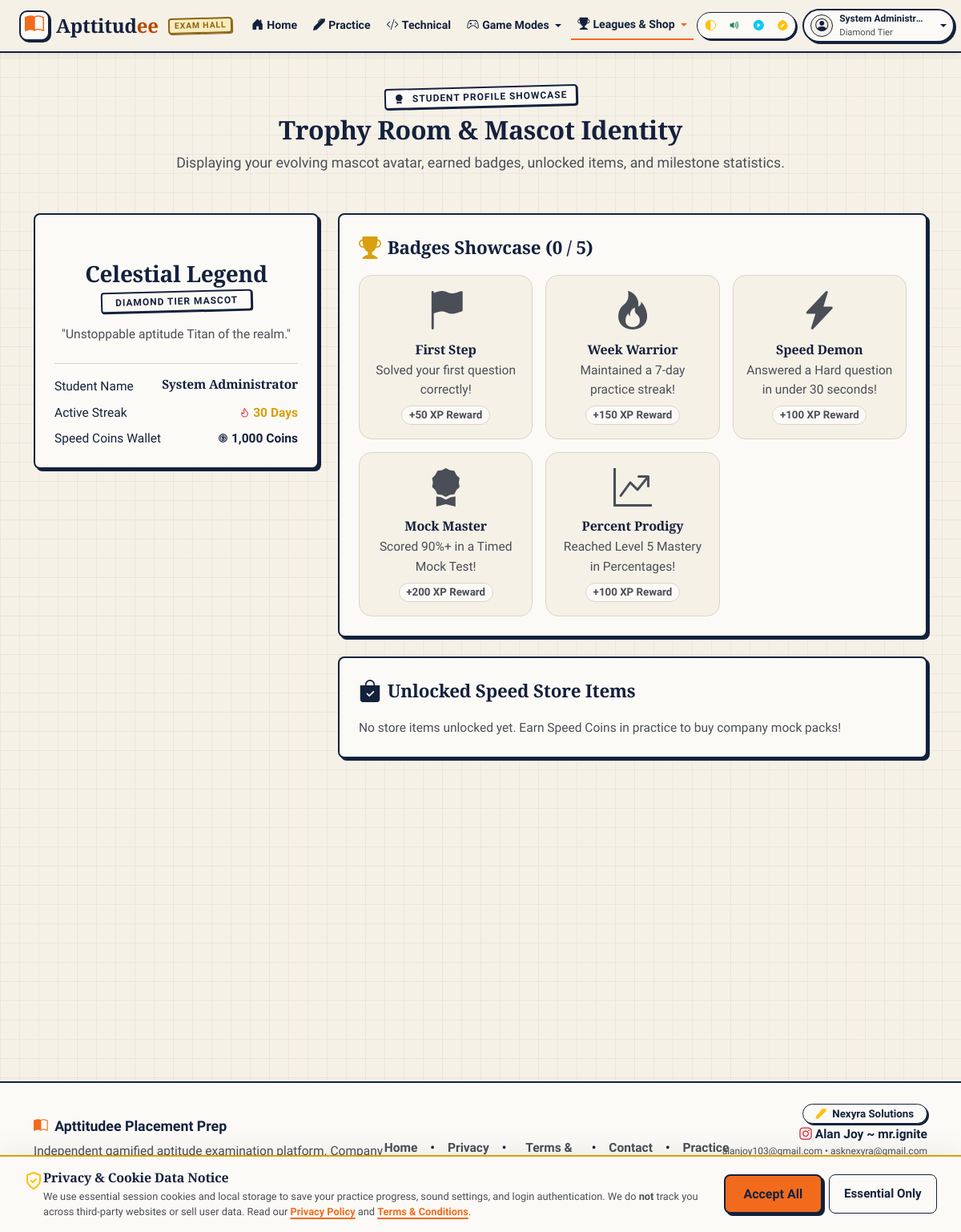
The app's page /public/index.php?action=trophy_room (signed in) with its own data.
### tables this page shows
CREATE TABLE `users` (
  `id` int NOT NULL AUTO_INCREMENT,
  `name` varchar(100) NOT NULL,
  `email` varchar(150) NOT NULL,
  `password_hash` varchar(255) NOT NULL,
  `plan` enum('free','premium') NOT NULL DEFAULT 'free',
  `total_xp` int NOT NULL DEFAULT '0',
  `coins` int NOT NULL DEFAULT '0',
  `tier` enum('Bronze','Silver','Gold','Platinum','Diamond') NOT NULL DEFAULT 'Bronze',
  `current_streak` int NOT NULL DEFAULT '0',
  `last_active_date` date DEFAULT NULL,
  `streak_freezes` int NOT NULL DEFAULT '1',
  `created_at` timestamp NULL DEFAULT CURRENT_TIMESTAMP,
  `onboarding_completed` tinyint(1) NOT NULL DEFAULT '0',
  `bio` text,
  `avatar_icon` varchar(50) DEFAULT 'bi-person-circle',
  `referral_code` varchar(20) DEFAULT NULL,
  `referred_by` int DEFAULT NULL,
  `device_hash` varchar(255) DEFAULT NULL,
  `role` varchar(20) DEFAULT 'user',
  PRIMARY KEY (`id`),
  UNIQUE KEY `email` (`email`)
);

CREATE TABLE `badges` (
  `id` int NOT NULL AUTO_INCREMENT,
  `code` varchar(50) NOT NULL,
  `title` varchar(100) NOT NULL,
  `description` text NOT NULL,
  `icon` varchar(50) NOT NULL,
  `xp_reward` int NOT NULL DEFAULT '50',
  PRIMARY KEY (`id`),
  UNIQUE KEY `code` (`code`)
);

### config/app.php (called while the page is built, shortened)
<?php
function asset_url(string $relativePath): string {
    $cleanPath = ltrim($relativePath, '/');
    $diskPath = __DIR__ . '/../public/' . $cleanPath;
    $v = file_exists($diskPath) ? filemtime($diskPath) : time();
    $result = $cleanPath . '?v=' . $v;
    return $result;
}

### app/Models/User.php (called while the page is built, shortened)
<?php
require_once __DIR__ . '/../Services/GamificationEngine.php';
class User {
    private static array $idCache = [];
    public static function findById(int $id): ?array {
        if (isset(self::$idCache[$id])) {
            return self::$idCache[$id];
        }
        $db = Database::getConnection();
        $stmt = $db->prepare("SELECT * FROM users WHERE id = ?");
        $stmt->execute([$id]);
        $user = $stmt->fetch();
        $res = $user ?: null;
        self::$idCache[$id] = $res;
        return $res;
    }
}

### app/Services/GamificationEngine.php (called while the page is built, shortened)
<?php
class GamificationEngine {
    public static function getMascotForTier(string $tier): array {
        return match ($tier) {
            'Bronze' => ['name' => 'Apprentice Golem', 'icon' => 'icon-shield', 'desc' => 'Sturdy beginner crafting core fundamentals.'],
            'Silver' => ['name' => 'Scholar Griffin', 'icon' => 'icon-swords', 'desc' => 'Swift strategist mastering reasoning speed.'],
            'Gold' => ['name' => 'Sage Dragon', 'icon' => 'icon-crown', 'desc' => 'Master of speed & precision calculations.'],
            'Platinum' => ['name' => 'Arch-Mage Phoenix', 'icon' => 'icon-medal', 'desc' => 'Elite solver dominating placement papers.'],
            'Diamond' => ['name' => 'Celestial Legend', 'icon' => 'icon-flame', 'desc' => 'Unstoppable aptitude Titan of the realm.'],
            default => ['name' => 'Novice Adventurer', 'icon' => 'icon-target', 'desc' => 'Beginning the journey.']
        };
    }
}

### app/Views/trophy_room.php (the view, shortened to what this page needs)
<?php
$db = Database::getConnection();
$userId = $_SESSION['user_id'] ?? null;
$user = User::findById($userId);
$mascot = GamificationEngine::getMascotForTier($user['tier'] ?? 'Bronze');
$badgesStmt = $db->prepare("
    SELECT b.*, ub.earned_at
    FROM badges b
    JOIN user_badges ub ON b.id = ub.badge_id
    WHERE ub.user_id = ?
");
$badgesStmt->execute([$userId]);
$earnedBadges = $badgesStmt->fetchAll();
$allBadges = $db->query("SELECT * FROM badges ORDER BY id ASC")->fetchAll();
$earnedBadgeIds = array_column($earnedBadges, 'id');
$unlocksStmt = $db->prepare("
    SELECT u.*, uu.unlocked_at
    FROM unlockables u
    JOIN user_unlocks uu ON u.id = uu.unlockable_id
    WHERE uu.user_id = ?
");
$unlocksStmt->execute([$userId]);
$unlockedItems = $unlocksStmt->fetchAll();
?>
<div class="row g-4 justify-content-center py-3">
  <div class="col-12 text-center mb-2">
    <div class="stamp-badge mb-2">
      <i class="bi bi-award-fill me-1"></i> Student Profile Showcase
    </div>
    <h2 class="font-serif fw-bold fs-2 text-ink">Trophy Room & Mascot Identity</h2>
    <p class="text-ink-muted">Displaying your evolving mascot avatar, earned badges, unlocked items, and milestone statistics.</p>
  </div>
  <div class="col-md-5 col-lg-4">
    <div class="card card-gamified p-4 text-center">
      <h3 class="font-serif fw-bold text-ink mb-1"><?= htmlspecialchars($mascot['name']) ?></h3>
      <div class="d-flex justify-content-center">
        <span class="stamp-badge py-1 px-3 mb-3">
          <?= $user['tier'] ?> Tier Mascot
        </span>
      </div>
      <p class="text-ink-muted small mb-4">
        "<?= $mascot['desc'] ?>"
      </p>
      <div class="border-top pt-3" style="border-color: var(--border) !important;">
        <div class="d-flex justify-content-between text-ink-muted small mb-2">
          <span>Student Name</span>
          <strong class="text-ink font-serif"><?= htmlspecialchars($user['name']) ?></strong>
        </div>
        <div class="d-flex justify-content-between text-ink-muted small mb-2">
          <span>Active Streak</span>
          <strong class="d-inline-flex align-items-center gap-1" style="color: var(--highlight);"><svg class="exam-icon text-danger" style="width:13px;height:13px;"><use href="#icon-flame"></use></svg> <?= $user['current_streak'] ?> Days</strong>
        </div>
        <div class="d-flex justify-content-between text-ink-muted small">
          <span>Speed Coins Wallet</span>
          <strong class="d-inline-flex align-items-center gap-1" style="color: var(--accent);"><svg class="exam-icon" style="width:13px;height:13px;"><use href="#icon-coin"></use></svg> <?= number_format($user['coins']) ?> Coins</strong>
        </div>
      </div>
    </div>
  </div>
  <div class="col-md-7 col-lg-8">
    <div class="card card-gamified p-4 mb-4">
      <h4 class="font-serif fw-bold text-ink mb-3 d-flex align-items-center gap-2">
        <i class="bi bi-trophy-fill fs-3" style="color: var(--highlight);"></i> Badges Showcase (<?= count($earnedBadges) ?> / <?= count($allBadges) ?>)
      </h4>
      <div class="row g-3">
        <?php foreach ($allBadges as $badge):
          $isEarned = in_array($badge['id'], $earnedBadgeIds);
        ?>
          <div class="col-6 col-sm-4">
            <div class="p-3 text-center rounded-4 border" style="background-color: <?= $isEarned ? 'var(--highlight-bg)' : 'var(--bg)' ?>; border-color: <?= $isEarned ? 'var(--highlight-border)' : 'var(--border)' ?> !important;">
              <i class="bi <?= $badge['icon'] ?> display-5 mb-2 d-block" style="color: <?= $isEarned ? 'var(--highlight-border)' : 'var(--ink-muted)' ?>;"></i>
              <h6 class="font-serif fw-bold mb-1" style="color: <?= $isEarned ? 'var(--highlight-text)' : 'var(--ink-muted)' ?>;"><?= htmlspecialchars($badge['title']) ?></h6>
              <small class="text-ink-muted d-block fs-8"><?= htmlspecialchars($badge['description']) ?></small>
              <?php if ($isEarned): ?>
                <span class="badge text-white mt-2 rounded-pill small d-inline-flex align-items-center gap-1" style="background-color: var(--success);"><svg class="exam-icon" style="width:10px;height:10px;"><use href="#icon-check"></use></svg> Unlocked</span>
              <?php else: ?>
                <span class="badge rounded-pill small mt-2" style="background-color: var(--surface); color: var(--ink-muted); border: 1px solid var(--border);">+<?= $badge['xp_reward'] ?> XP Reward</span>
              <?php endif; ?>
            </div>
          </div>
        <?php endforeach; ?>
      </div>
    </div>
    <div class="card card-gamified p-4">
      <h4 class="font-serif fw-bold text-ink mb-3 d-flex align-items-center gap-2">
        <i class="bi bi-bag-check-fill fs-3" style="color: var(--accent);"></i> Unlocked Speed Store Items
      </h4>
      <?php if (empty($unlockedItems)): ?>
        <p class="text-ink-muted small mb-0">No store items unlocked yet. Earn Speed Coins in practice to buy company mock packs!</p>
      <?php endif; ?>
    </div>
  </div>
</div>

### app/Views/header.php (shortened to what this page needs)
<!DOCTYPE html>
<html lang="en">
<head>
  <?php
    $currentAction = $_GET['action'] ?? 'landing';
    $isQuizSession = ($currentAction === 'practice' && (isset($_GET['session']) || isset($_GET['subtopic_id']) || (isset($_GET['mode']) && $_GET['mode'] === 'quiz')))
                  || ($currentAction === 'technical' && (!isset($_GET['view']) || $_GET['view'] !== 'hub'))
                  || in_array($currentAction, ['mock', 'duel', 'time_attack']);
  ?>
  <link href="https://cdn.jsdelivr.net/npm/bootstrap@5.3.0/dist/css/bootstrap.min.css" rel="stylesheet">
  <link href="https://cdn.jsdelivr.net/npm/bootstrap-icons@1.10.5/font/bootstrap-icons.css" rel="stylesheet">
  <link rel="stylesheet" href="<?= asset_url('css/style.css') ?>">
  <link rel="stylesheet" href="<?= asset_url('css/theme.css') ?>">
<?php
$currentUser = null;
if (isset($_SESSION['user_id'])) {
    $currentUser = User::findById($_SESSION['user_id']);
}
?>
</head>
<body class="<?= $isQuizSession ? 'is-quiz quiz-session-body' : 'has-bottom-nav' ?>">
<nav class="navbar navbar-expand-md nav-gamified sticky-top py-2 d-none d-md-block">
  <div class="container-fluid px-3 px-xl-4" style="max-width: 1440px;">
    <a class="navbar-brand d-flex align-items-center gap-2 me-lg-3" href="index.php?action=landing" aria-label="Apttitudee Homepage">
      <div class="brand-icon-box">
        <i class="bi bi-book-half fs-4 text-accent"></i>
      </div>
      <div class="d-flex flex-column leading-tight">
        <span class="font-serif fw-bold fs-4 text-ink" style="letter-spacing: -0.02em;">Apttitud<span class="brand-accent-text">ee</span></span>
      </div>
      <span class="stamp-badge-highlight d-none d-sm-inline-block ms-1" style="font-size:0.65rem; padding: 2px 6px;">EXAM HALL</span>
    </a>
    <div class="collapse navbar-collapse show" id="navMenu">
      <ul class="navbar-nav me-auto mb-2 mb-lg-0 ms-lg-2 gap-1 align-items-center">
        <li class="nav-item">
          <a class="nav-link-gamified <?= ($currentAction === 'landing' || empty($currentAction)) ? 'active' : '' ?>" href="index.php?action=landing">
            <i class="bi bi-house-door-fill"></i> <span>Home</span>
          </a>
        </li>
        <li class="nav-item">
          <a class="nav-link-gamified <?= $currentAction === 'practice' ? 'active' : '' ?>" href="index.php?action=practice">
            <i class="bi bi-pen-fill"></i> <span>Practice</span>
          </a>
        </li>
        <li class="nav-item">
          <a class="nav-link-gamified <?= $currentAction === 'technical' ? 'active' : '' ?>" href="index.php?action=technical">
            <i class="bi bi-code-slash text-info"></i> <span>Technical</span>
          </a>
        </li>
        <?php $isModeActive = in_array($currentAction, ['skill_tree', 'campaign', 'duel', 'time_attack']); ?>
        <li class="nav-item dropdown">
          <a class="nav-link-gamified dropdown-toggle <?= $isModeActive ? 'active' : '' ?>" href="#" role="button" data-bs-toggle="dropdown" aria-expanded="false">
            <i class="bi bi-controller"></i> <span>Game Modes</span>
          </a>
        </li>
        <?php $isSocialActive = in_array($currentAction, ['leaderboard', 'store', 'social', 'trophy_room']); ?>
        <li class="nav-item dropdown">
          <a class="nav-link-gamified dropdown-toggle <?= $isSocialActive ? 'active' : '' ?>" href="#" role="button" data-bs-toggle="dropdown" aria-expanded="false">
            <i class="bi bi-trophy-fill"></i> <span>Leagues & Shop</span>
          </a>
        </li>
      </ul>
      <div class="d-flex align-items-center gap-1.5 gap-xl-2 ms-auto flex-nowrap">
        <div class="nav-utility-bar d-flex align-items-center gap-1 p-1 rounded-pill ms-1">
          <button type="button" class="btn btn-utility-icon" onclick="toggleExamTheme()" title="Toggle Dark/Light Mode" aria-label="Toggle Dark/Light Mode">
            <i class="bi bi-circle-half text-warning"></i>
          </button>
          <button id="soundToggleBtn" class="btn btn-utility-icon" title="Toggle Sound FX" aria-label="Toggle Sound Effects">
            <i class="bi bi-volume-up-fill text-success"></i>
          </button>
          <button type="button" class="btn btn-utility-icon" onclick="playNexyraIntro()" title="Play Exam Intro" aria-label="Play Exam Intro">
            <i class="bi bi-play-circle-fill text-info"></i>
          </button>
          <button type="button" class="btn btn-utility-icon" data-bs-toggle="modal" data-bs-target="#featureGuideModal" title="How Apttitudee Works Guide" aria-label="Feature Guide">
            <i class="bi bi-compass-fill text-warning"></i>
          </button>
        </div>
        <?php if ($currentUser): ?>
          <div class="dropdown">
            <button class="btn btn-user-profile dropdown-toggle d-flex align-items-center gap-2 py-1 px-2 px-sm-2.5" type="button" data-bs-toggle="dropdown" data-bs-display="static" aria-expanded="false">
              <div class="avatar-circle">
                <i class="bi <?= !empty($currentUser['avatar_icon']) ? $currentUser['avatar_icon'] : 'bi-person-circle' ?>"></i>
              </div>
              <div class="d-none d-md-flex flex-column text-start me-1">
                <span class="fw-bold small text-ink leading-tight text-truncate" style="max-width: 110px;"><?= htmlspecialchars($currentUser['name']) ?></span>
                <span class="text-muted extra-small" style="font-size:0.7rem;"><?= htmlspecialchars($currentUser['tier']) ?> Tier</span>
              </div>
            </button>
          </div>
        <?php endif; ?>
      </div>
    </div>
  </div>
</nav>
<div class="container py-3 py-md-4 flex-grow-1">

### records on screen
users: name "System Administr…", tier "Diamond", tier "Celestial Legend", tier "DIAMOND", tier "Unstoppable aptitude Titan of the realm.", name "System Administrator", current_streak "30", coins "1,000"
badges: title "First Step", description "Solved your first question correctly!", xp_reward "50"
badges: title "Week Warrior", description "Maintained a 7-day practice streak!", xp_reward "150"
badges: title "Speed Demon", description "Answered a Hard question in under 30 seconds!", xp_reward "100"
badges: title "Mock Master", description "Scored 90%+ in a Timed Mock Test!", xp_reward "200"
badges: title "Percent Prodigy", description "Reached Level 5 Mastery in Percentages!", xp_reward "100"

### other values on screen
count($earnedBadges) "0"
count($allBadges) "5"
